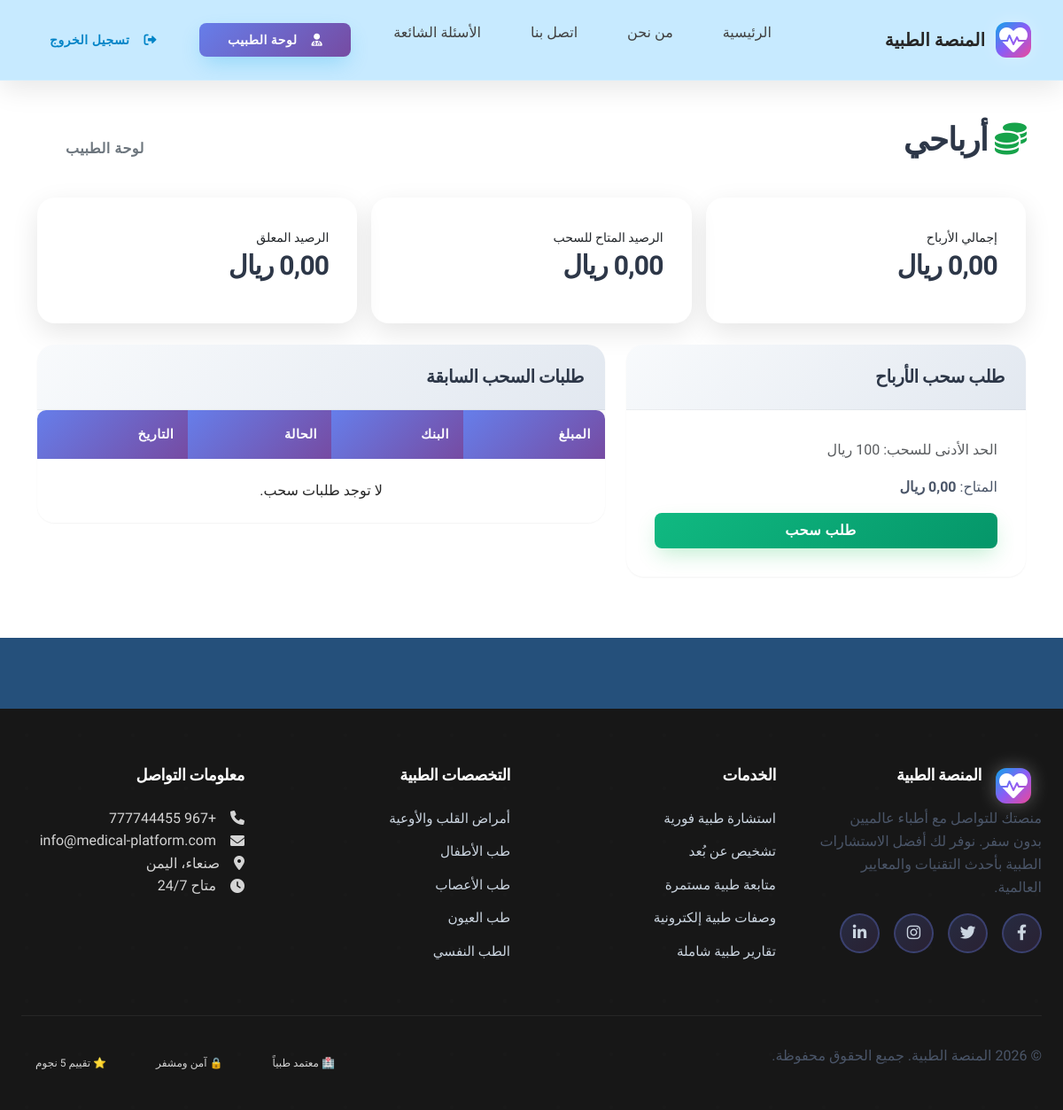
/payments/doctor/earnings/ (signed in), run on the app's committed database.
### payments/models.py (models this page shows, shortened)
class DoctorEarnings(models.Model):
    doctor = models.OneToOneField(Doctor, on_delete=models.CASCADE, related_name='earnings')
    total_earnings = models.DecimalField(max_digits=12, decimal_places=2, default=0)
    available_balance = models.DecimalField(max_digits=12, decimal_places=2, default=0)
    pending_balance = models.DecimalField(max_digits=12, decimal_places=2, default=0)
    withdrawn_amount = models.DecimalField(max_digits=12, decimal_places=2, default=0)
    consultation_fee = models.DecimalField(max_digits=8, decimal_places=2, default=100.00)
    follow_up_fee = models.DecimalField(max_digits=8, decimal_places=2, default=75.00)
    emergency_fee = models.DecimalField(max_digits=8, decimal_places=2, default=200.00)
    updated_at = models.DateTimeField(auto_now=True)
    class Meta:
        verbose_name = 'أرباح الطبيب'
        verbose_name_plural = 'أرباح الأطباء'

### payments/views.py (the view)
# urls.py: path('doctor/earnings/', views.doctor_earnings, name='doctor_earnings'),
@login_required
def doctor_earnings(request):
    doctor = Doctor.objects.filter(user=request.user).first()
    if doctor is None:
        messages.error(request, 'هذه الصفحة مخصصة للأطباء فقط')
        return redirect('core:home')
    earnings, created = DoctorEarnings.objects.get_or_create(doctor=doctor)
    recent_payments = Payment.objects.filter(
        doctor=doctor,
        status='completed'
    ).order_by('-paid_at')[:10]
    withdrawal_requests = WithdrawalRequest.objects.filter(
        doctor=doctor
    ).order_by('-requested_at')[:5]
    context = {
        'earnings': earnings,
        'recent_payments': recent_payments,
        'withdrawal_requests': withdrawal_requests,
    }
    return render(request, 'payments/doctor_earnings.html', context)

### admin_panel/context_processors.py (called while the page is built, shortened)
def admin_context(request):
    context = {}
    return context

### templates/payments/doctor_earnings.html (shortened to what this page needs)
{% extends 'base.html' %}
{% load i18n %}
{% block content %}
<div class="container py-4" dir="rtl">
    <div class="d-flex justify-content-between align-items-center mb-4">
        <h2><i class="fas fa-coins text-success me-2"></i>أرباحي</h2>
        <a href="{% url 'doctors:dashboard' %}" class="btn btn-outline-secondary">لوحة الطبيب</a>
    </div>
    <div class="row g-3 mb-4">
        <div class="col-md-4"><div class="card border-success h-100"><div class="card-body"><small>إجمالي الأرباح</small><h3>{{ earnings.total_earnings|floatformat:2 }} ريال</h3></div></div></div>
        <div class="col-md-4"><div class="card border-primary h-100"><div class="card-body"><small>الرصيد المتاح للسحب</small><h3>{{ earnings.available_balance|floatformat:2 }} ريال</h3></div></div></div>
        <div class="col-md-4"><div class="card border-warning h-100"><div class="card-body"><small>الرصيد المعلق</small><h3>{{ earnings.pending_balance|floatformat:2 }} ريال</h3></div></div></div>
    </div>
    <div class="row g-4">
        <div class="col-lg-5">
            <div class="card shadow-sm">
                <div class="card-header bg-success text-white"><h5 class="mb-0">طلب سحب الأرباح</h5></div>
                <div class="card-body">
                    <p class="text-muted">الحد الأدنى للسحب: {{ platform_settings.minimum_withdrawal_amount|default:100 }} ريال</p>
                    <p>المتاح: <strong>{{ earnings.available_balance|floatformat:2 }} ريال</strong></p>
                    <a href="{% url 'payments:withdrawal_request' %}" class="btn btn-success w-100">
                         طلب سحب
                    </a>
                </div>
            </div>
        </div>
        <div class="col-lg-7">
            <div class="card shadow-sm">
                <div class="card-header"><h5 class="mb-0">طلبات السحب السابقة</h5></div>
                <div class="table-responsive"><table class="table mb-0">
                    <thead><tr><th>المبلغ</th><th>البنك</th><th>الحالة</th><th>التاريخ</th></tr></thead>
                    <tbody>{% for withdrawal in withdrawal_requests %}
                        <tr><td>{{ withdrawal.amount|floatformat:2 }} ريال</td><td>{{ withdrawal.bank_name }}</td><td>{{ withdrawal.get_status_display }}</td><td>{{ withdrawal.requested_at|date:"Y/m/d" }}</td></tr>
                    {% empty %}<tr><td colspan="4" class="text-center py-4">لا توجد طلبات سحب.</td></tr>{% endfor %}</tbody>
                </table></div>
            </div>
        </div>
    </div>
</div>
{% endblock %}

### static/css/components.css (style rules this page uses)
.btn { display: inline-flex; align-items: center; justify-content: center; gap: var(--space-2); padding: var(--space-3) var(--space-6); font-family: var(--font-primary); font-weight: var(--font-semibold); font-size: var(--text-base); line-height: var(--leading-none); text-decoration: none; border: none; border-radius: var(--radius-lg); cursor: pointer; transition: all var(--duration-200) var(--ease-out); position: relative; overflow: hidden; white-space: nowrap; }
.btn::before { content: ''; position: absolute; top: 0; left: -100%; width: 100%; height: 100%; background: linear-gradient(90deg, transparent, rgba(255, 255, 255, 0.2), transparent); transition: left var(--duration-500) var(--ease-out); }
.btn-success { background: var(--gradient-success); color: white; box-shadow: var(--shadow-success); }
.card { background: white; border-radius: var(--radius-2xl); box-shadow: var(--shadow-sm); border: 1px solid var(--neutral-200); overflow: hidden; transition: all var(--duration-300) var(--ease-out); position: relative; }
.card-header { padding: var(--space-6); border-bottom: 1px solid var(--neutral-200); background: var(--neutral-50); }
.card-body { padding: var(--space-6); }
.table { width: 100%; border-collapse: collapse; font-family: var(--font-primary); }
.table th { background: var(--neutral-50); padding: var(--space-4) var(--space-6); text-align: left; font-weight: var(--font-semibold); font-size: var(--text-sm); color: var(--neutral-700); border-bottom: 1px solid var(--neutral-200); text-transform: uppercase; letter-spacing: var(--tracking-wide); }
.table td { padding: var(--space-4) var(--space-6); border-bottom: 1px solid var(--neutral-100); color: var(--neutral-800); vertical-align: middle; }
.table tbody tr { transition: all var(--duration-200) var(--ease-out); }
.table tbody tr:last-child td { border-bottom: none; }

### static/css/global-enhancements.css (style rules this page uses)
body { padding-top: 80px !important; font-family: 'Tajawal', 'Poppins', sans-serif !important; line-height: 1.6; color: #2d3748; }
.card { border: none; border-radius: 20px; box-shadow: 0 10px 30px rgba(0, 0, 0, 0.1); transition: all 0.4s cubic-bezier(0.4, 0, 0.2, 1); overflow: hidden; background: white; }
.card-header { background: linear-gradient(135deg, #f8fafc 0%, #e2e8f0 100%); border-bottom: 1px solid rgba(0, 0, 0, 0.05); padding: 1.5rem; font-family: 'Almarai', 'Montserrat', sans-serif; font-weight: 700; font-size: 1.2rem; color: #2d3748; }
.card-body { padding: 2rem; }
.btn { font-family: 'Tajawal', 'Poppins', sans-serif; font-weight: 600; border-radius: 25px; padding: 0.75rem 2rem; border: none; transition: all 0.3s cubic-bezier(0.4, 0, 0.2, 1); position: relative; overflow: hidden; text-transform: none; letter-spacing: 0.5px; }
.btn::before { content: ''; position: absolute; top: 0; left: -100%; width: 100%; height: 100%; background: linear-gradient(90deg, transparent, rgba(255,255,255,0.2), transparent); transition: left 0.6s; }
.btn-success { background: linear-gradient(135deg, #10b981 0%, #059669 100%); color: white; }
.table { font-family: 'Tajawal', 'Poppins', sans-serif; border-radius: 15px; overflow: hidden; box-shadow: 0 4px 15px rgba(0, 0, 0, 0.1); }
.table thead th { font-family: 'Almarai', 'Montserrat', sans-serif; font-weight: 700; background: linear-gradient(135deg, #667eea 0%, #764ba2 100%); color: white; border: none; padding: 1rem; font-size: 0.9rem; letter-spacing: 0.5px; text-transform: uppercase; }
.table tbody td { padding: 1rem; border-bottom: 1px solid #f3f4f6; vertical-align: middle; }
* { transition: color 0.3s ease, background-color 0.3s ease, border-color 0.3s ease, transform 0.3s ease, box-shadow 0.3s ease; }

### static/css/style.css (style rules this page uses)
body { font-family: 'Cairo', sans-serif; background-color: #25507b; }
.btn { border-radius: 8px; font-weight: 600; }
.table { background: white; border-radius: 10px; overflow: hidden; box-shadow: 0 2px 10px rgba(0,0,0,0.1); }

### static/css/multilingual.css (style rules this page uses)
[dir="rtl"] { text-align: right; }
[dir="rtl"] .me-2 { margin-left: 0.5rem !important; margin-right: 0 !important; }
[lang="ar"] { font-family: 'Cairo', 'Segoe UI', Tahoma, Geneva, Verdana, sans-serif; }
[dir="rtl"] .card-header { text-align: right; }
[dir="rtl"] .table th, [dir="rtl"] .table td { text-align: right; }

### static/css/layout-fixes.css (style rules this page uses)
[dir="rtl"] .me-2 { margin-left: 0.5rem !important; margin-right: 0 !important; }
::placeholder { color: #94a3b8 !important; opacity: 1; }

### static/css/language-switcher.css (style rules this page uses)
[dir="rtl"] .me-2 { margin-right: 0 !important; margin-left: 0.5rem !important; }

### templates/base.html (style rules this page uses)
html, body { overflow-x: hidden; }

### data on the page
DoctorEarnings: total_earnings "0,00", available_balance "0,00", pending_balance "0,00"
